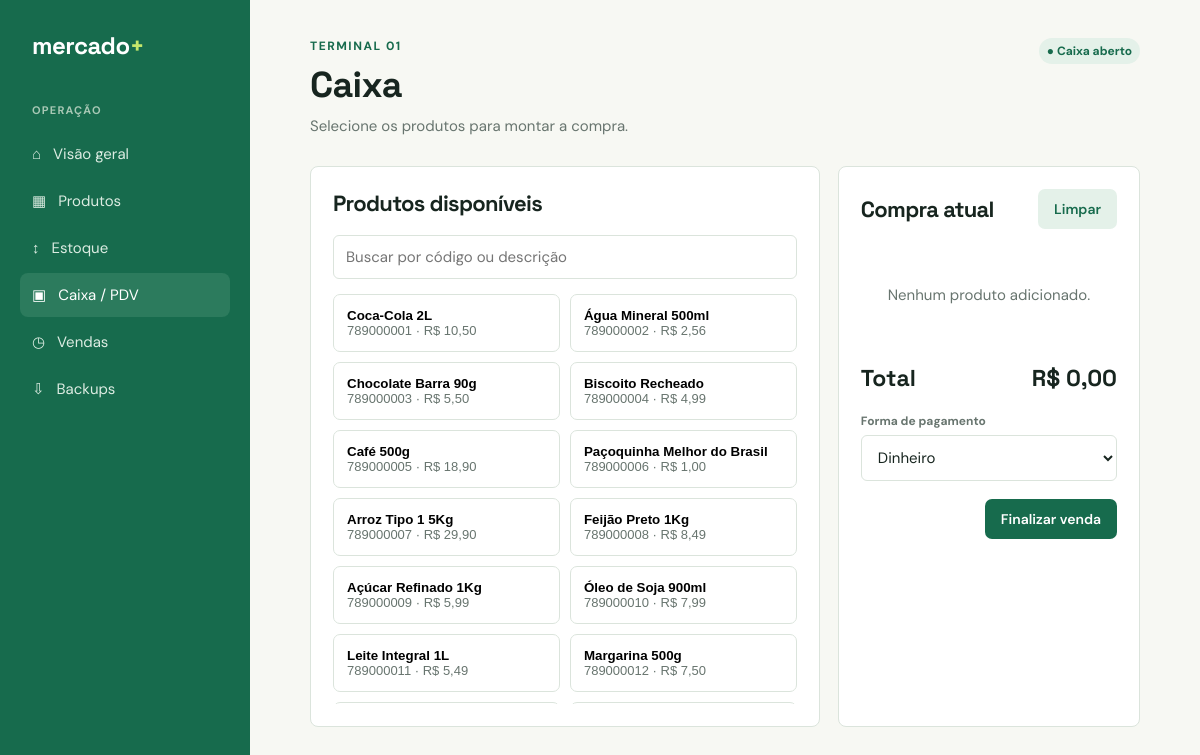
The page /index.php?controller=pdv on the database its author committed.
### tables this page shows
CREATE TABLE `produtos` (
  `id` int NOT NULL AUTO_INCREMENT,
  `codigo` varchar(50) DEFAULT NULL,
  `descricao` varchar(255) DEFAULT NULL,
  `custo` decimal(10,2) DEFAULT NULL,
  `preco_venda` decimal(10,2) DEFAULT NULL,
  `estoque` int DEFAULT '0',
  `ativo` tinyint DEFAULT '1',
  `criado_em` datetime DEFAULT CURRENT_TIMESTAMP,
  PRIMARY KEY (`id`),
  UNIQUE KEY `codigo` (`codigo`)
);

### app/controllers/VendaController.php (called while the page is built, shortened)
<?php
require_once "../app/Models/ProdutoModels.php";
class VendaController
{
    public function home_pdv($pdo)
    {
        $produtos = (new ProdutoModel($pdo))->buscarTodos();
        require "../app/Views/pdv/index.php";
    }
}

### app/models/ProdutoModels.php (called while the page is built, shortened)
<?php
class ProdutoModel
{
    private $pdo;
    public function __construct($pdo)
    {
        $this->pdo = $pdo;
    }
    public function buscarTodos()
    {
        $sql = "SELECT * FROM produtos ORDER BY codigo ASC";
        $stmt = $this->pdo->prepare($sql);
        $stmt->execute();
        return $stmt->fetchAll(PDO::FETCH_ASSOC);
    }
}

### app/views/pdv/index.php (the view, shortened to what this page needs)
<?php function pdvEsc(mixed $value): string
{
    return htmlspecialchars((string)($value ?? ''), ENT_QUOTES, 'UTF-8');
}
$produtos = isset($produtos) && is_array($produtos) ? $produtos : [];
?>
<!doctype html>
<html lang="pt-BR">
<head>
    <link rel="stylesheet" href="style.css">
</head>
<body>
    <div class="shell">
        <aside class="sidebar">
            <div class="brand">mercado<span>+</span></div>
            <div class="nav-label">Operação</div>
            <nav class="nav">
                <a href="index.php">⌂ &nbsp; Visão geral</a>
                <a href="index.php?controller=produto">▦ &nbsp; Produtos</a>
                <a href="index.php?controller=estoque">↕ &nbsp; Estoque</a>
                <a class="active" href="index.php?controller=pdv">▣ &nbsp; Caixa / PDV</a>
                <a href="index.php?controller=vendas&action=listar">◷ &nbsp; Vendas</a>
                <a href="index.php?controller=backup&action=home">⇩ &nbsp; Backups </a>
            </nav>
        </aside>
        <main class="main">
            <header class="topline">
                <div>
                    <p class="eyebrow">Terminal 01</p>
                    <h1>Caixa</h1>
                    <p class="muted">Selecione os produtos para montar a compra.</p>
                </div><span class="badge">● Caixa aberto</span>
            </header>
            <div class="pdv-layout">
                <section class="panel">
                    <div class="panel-head">
                        <h2>Produtos disponíveis</h2>
                    </div>
                    <div class="product-search"><input id="busca" placeholder="Buscar por código ou descrição" oninput="filtrar()"></div>
                    <div class="product-list" id="produtos"><?php foreach ($produtos as $produto): if ($produto['ativo'] && $produto['estoque'] > 0): ?><button class="product-choice" data-search="<?= pdvEsc(strtolower($produto['codigo'] . ' ' . $produto['descricao'])) ?>" onclick="adicionar(<?= (int)$produto['id'] ?>)"><strong><?= pdvEsc($produto['descricao']) ?></strong><span><?= pdvEsc($produto['codigo']) ?> · R$ <?= number_format((float)$produto['preco_venda'], 2, ',', '.') ?></span></button><?php endif;
                                                                                                                                                                                                                                                                                                                                                                                                                                                                                                            endforeach; ?></div>
                </section>
                <section class="panel cart">
                    <div class="panel-head">
                        <h2>Compra atual</h2><button class="button light" type="button" onclick="limpar()">Limpar</button>
                    </div>
                    <div id="carrinho">
                        <div class="empty">Nenhum produto adicionado.</div>
                    </div>
                    <div class="total"><span>Total</span><span id="total">R$ 0,00</span></div>
                    <form method="post" action="index.php?controller=pdv&action=finalizar" onsubmit="return finalizar()"><input type="hidden" name="itens" id="itens"><input type="hidden" name="total" id="totalInput">
                        <div class="field"><label for="forma_pagamento">Forma de pagamento</label><select name="forma_pagamento" id="forma_pagamento" required>
                                <option value="DINHEIRO">Dinheiro</option>
                            </select></div>
                        <div class="form-actions"><button class="button" type="submit">Finalizar venda</button></div>
                    </form>
                </section>
            </div>
        </main>
    </div>
</body>
</html>

### public/style.css (style rules this page uses)
:root { --ink:#17251f; --muted:#68756f; --green:#176b4d; --mint:#e4f1e9; --lime:#c7e86b; --cream:#f7f8f3; --line:#dbe4dc; --white:#fff; --red:#b64235; }
* { box-sizing:border-box; }
body { margin:0; background:var(--cream); color:var(--ink); font:15px 'DM Sans', sans-serif; }
a { color:inherit; text-decoration:none; }
.shell { display:flex; min-height:100vh; }
.sidebar { width:250px; background:var(--green); color:#fff; padding:30px 20px; display:flex; flex-direction:column; }
.brand { font:700 24px 'Space Grotesk', sans-serif; letter-spacing:-.5px; margin:0 12px 42px; }
.brand span { color:var(--lime); }
.nav-label { color:#a8c8b5; font-size:11px; font-weight:700; letter-spacing:1.2px; text-transform:uppercase; margin:0 12px 12px; }
.nav a { display:block; padding:12px; border-radius:8px; color:#dcece2; margin:3px 0; }
.nav a:hover, .nav a.active { background:#2c7b5d; color:#fff; }
.main { flex:1; min-width:0; padding:38px 5vw; }
.topline { display:flex; justify-content:space-between; align-items:flex-start; gap:20px; margin-bottom:30px; }
.eyebrow { color:var(--green); font-size:12px; font-weight:700; letter-spacing:1.5px; text-transform:uppercase; margin:0 0 8px; }
h1,h2,h3 { font-family:'Space Grotesk',sans-serif; margin:0; letter-spacing:-.7px; }
h1 { font-size:36px; }
h2 { font-size:22px; }
.muted { color:var(--muted); margin:8px 0 0; }
.button { display:inline-block; border:0; border-radius:7px; background:var(--green); color:#fff; cursor:pointer; font:600 14px 'DM Sans'; padding:11px 16px; }
.button.light { background:var(--mint); color:var(--green); }
.panel { background:#fff; border:1px solid var(--line); border-radius:8px; padding:22px; margin-bottom:20px; }
.panel-head { display:flex; justify-content:space-between; align-items:center; gap:16px; margin-bottom:18px; }
.field { display:flex; flex-direction:column; gap:6px; }
label { font-size:12px; font-weight:700; color:var(--muted); }
input, select { border:1px solid var(--line); border-radius:6px; color:var(--ink); background:#fff; font:inherit; padding:11px 12px; width:100%; }
.form-actions { display:flex; justify-content:flex-end; gap:8px; margin-top:18px; }
.badge { display:inline-block; padding:5px 8px; border-radius:20px; font-size:12px; font-weight:700; background:var(--mint); color:var(--green); }
.pdv-layout { display:grid; grid-template-columns:1.35fr .8fr; gap:18px; }
.product-search { display:flex; gap:10px; margin-bottom:15px; }
.product-search input { flex:1; }
.product-list { display:grid; grid-template-columns:repeat(2,1fr); gap:10px; max-height:410px; overflow:auto; }
.product-choice { border:1px solid var(--line); background:#fff; text-align:left; border-radius:7px; padding:13px; cursor:pointer; }
.product-choice strong { display:block; }
.product-choice span { color:var(--muted); font-size:13px; }
.cart { position:sticky; top:20px; }
.total { display:flex; justify-content:space-between; font:700 23px 'Space Grotesk'; padding:20px 0; }
.empty { color:var(--muted); text-align:center; padding:38px 10px; }

### rows shown on the page
produtos: descricao "Coca-Cola 2L", codigo "789000001", preco_venda "10,50"
produtos: descricao "Água Mineral 500ml", codigo "789000002", preco_venda "2,56"
produtos: descricao "Chocolate Barra 90g", codigo "789000003", preco_venda "5,50"
produtos: descricao "Biscoito Recheado", codigo "789000004", preco_venda "4,99"
produtos: descricao "Café 500g", codigo "789000005", preco_venda "18,90"
produtos: descricao "Paçoquinha Melhor do Brasil", codigo "789000006", preco_venda "1,00"
produtos: descricao "Arroz Tipo 1 5Kg", codigo "789000007", preco_venda "29,90"
produtos: descricao "Feijão Preto 1Kg", codigo "789000008", preco_venda "8,49"
produtos: descricao "Açúcar Refinado 1Kg", codigo "789000009", preco_venda "5,99"
produtos: descricao "Óleo de Soja 900ml", codigo "789000010", preco_venda "7,99"
produtos: descricao "Leite Integral 1L", codigo "789000011", preco_venda "5,49"
produtos: descricao "Margarina 500g", codigo "789000012", preco_venda "7,50"
